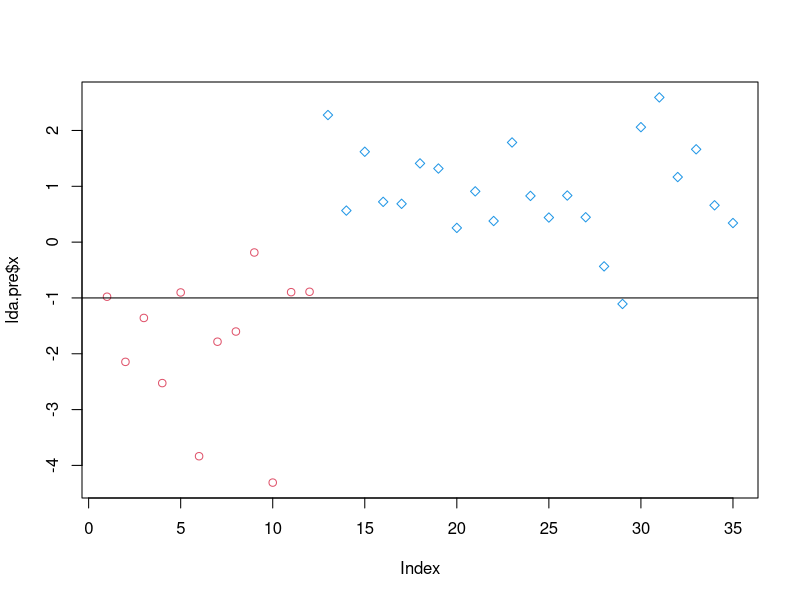

Generate this figure with R:
rt <- read.table("ttt.data")
rt

library(MASS)
lda.sol <- lda(type ~., data=rt)
lda.pre <- predict(lda.sol)

plot(lda.pre$x, type="n")
points(1:12, lda.pre$x[1:12], col=2, pch = 21)
points(13:35, lda.pre$x[13:35], col=4, pch = 23)
abline(h=-1)

a <- lda.sol[[4]]
b <- apply(rt[,2:8], 2, mean) %*% a

(as.matrix(rt[,2:8]) %*% a) - as.numeric(b)

qda.sol <- qda(type ~., data=rt)
qda.pre <- predict(qda.sol)
